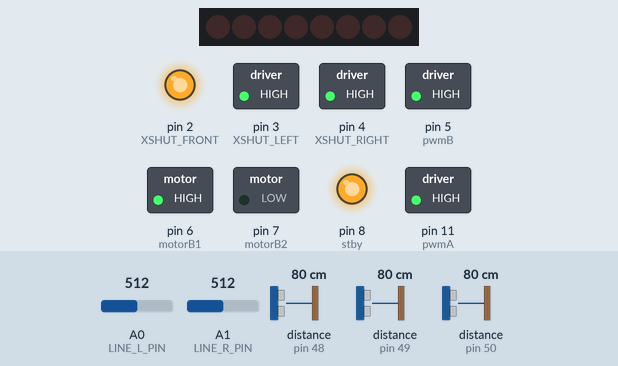
This sketch was run on a simulated Arduino Nano, built with avr-gcc and run on an emulated ATmega328P. Shown: 8 shift-register outputs drawn as a row of LEDs (first output left, lit = HIGH), switched loads named in the sketch (green lamp = pin HIGH), output pins drawn as LEDs (lit = HIGH). Wiring (inferred from the names in the program): shift register (74HC595): data pin 9; shift clock pin 10. Wiring (inferred from the signals the program sends): row of LEDs: on Q0, Q1, Q2, Q3, Q4, Q5, Q6, Q7. Dashed ring = blinking. The inputs (shaded band) are chosen by the test bench; at power-on: distance to the obstacle (sensors on pin 48, pin 49, pin 50) 80 cm, A0 (LINE_L_PIN) = 512, A1 (LINE_R_PIN) = 512. Pins used as bus, display or sensor lines are not drawn; what the sketch prints to the serial monitor is not drawn.

Above: at 1.48 s.
1.9 s: distance to the obstacle (sensor on pin 48) set to 69 cm
3.7 s: distance to the obstacle (sensor on pin 48) set to 59 cm
At 4.6 s:
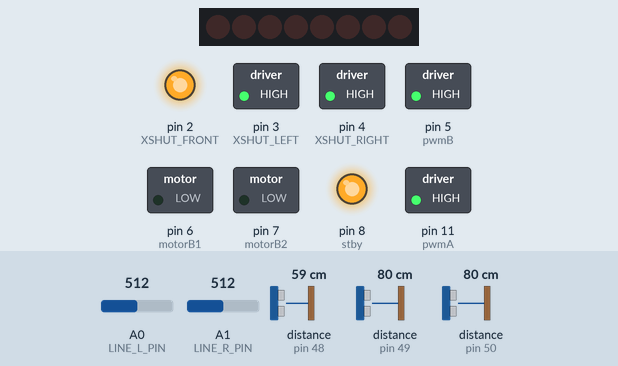
6.7 s: distance to the obstacle (sensor on pin 49) set to 75 cm
9.7 s: distance to the obstacle (sensor on pin 49) set to 9 cm
At 11.36 s:
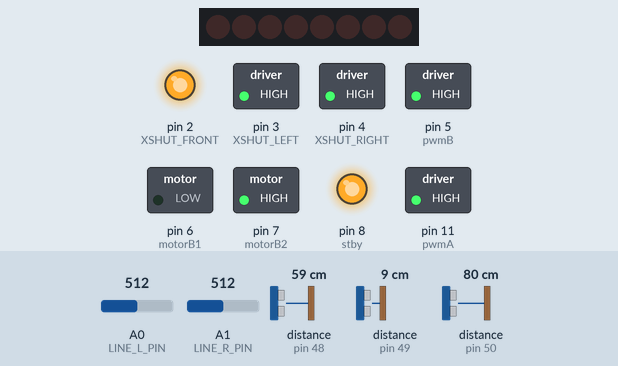
12.7 s: A0 (LINE_L_PIN) set to 487
At 13.01 s:
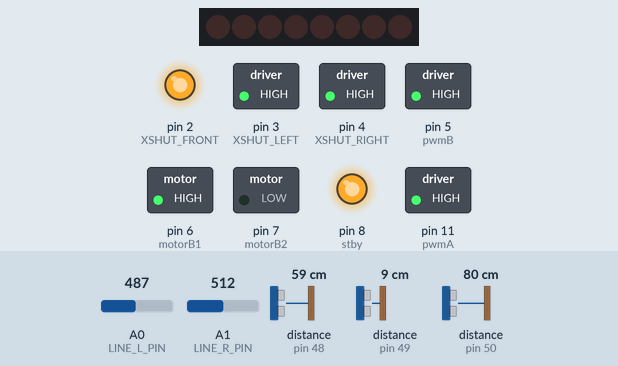
14.5 s: distance to the obstacle (sensor on pin 50) set to 9 cm
At 14.66 s:
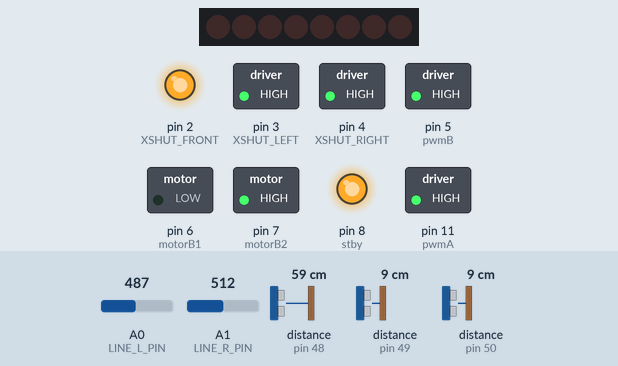
Timing chart, 0 to 18.5 s (numbered marks = the images above; inputs shaded):
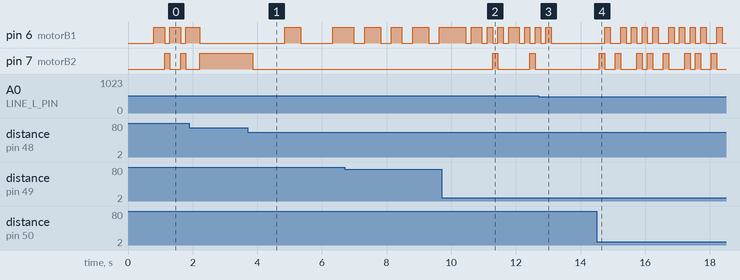

Measured:
- the behaviour switches between 64 and 63 cm on distance to the obstacle (sensor on pin 48) (found by bisection; images 0 and 1)
- the behaviour switches between 500 and 499 on A0 (LINE_L_PIN) (found by bisection; images 2 and 3)
- after the input at 3.7 s, pin 6 (motorB1): LOW → HIGH after 1.1 s, → LOW 0.49 s later, → HIGH 0.99 s later; pin 7 (motorB2): HIGH → LOW after 0.15 s
- after the input at 9.7 s, pin 7 (motorB2): alternates HIGH for 0.17 s and LOW for 0.99 s, starting after 1.6 s
- after the input at 12.7 s, pin 7 (motorB2): stays LOW (without the input it goes to HIGH after 0.89 s)
- after the input at 14.5 s, pin 6 (motorB1): LOW → HIGH after 0.25 s, then repeats every 1.5 s: LOW 0.33 s, 3 × (HIGH 0.17 s, LOW 0.17 s), HIGH 0.17 s; pin 7 (motorB2): LOW → HIGH after 0.08 s, then repeats every 1.5 s: LOW 0.33 s, HIGH 0.17 s, LOW 0.50 s, HIGH 0.17 s, LOW 0.17 s, HIGH 0.17 s

The sketch:

v3_deploy.ino
```cpp
// v3_deploy.ino — Mini Sumo Arduino Nano, runs dqn_3d_bc_actor_best.pt
// (the v3 model trained on the realistic 3D PyBullet sim with all
// physics fixes: anisotropic wheel friction, free-spin idle, -50
// self-out penalty, anti-flicker reward, BC pretrain on CombatPolicy).
//
// Pipeline (~24 Hz target):
//   read 3x VL53L0X -> build 12D obs -> predict_action -> drive motors
//
// Hardware (matches user's wiring):
//   VL53L0X x3 on I2C, XSHUT pins to set addresses on boot:
//     front  XSHUT=D2  addr=0x30
//     left   XSHUT=D3  addr=0x31
//     right  XSHUT=D4  addr=0x32
//   TB6612 motor driver:
//     left motor  (A): IN1=D10, IN2=D9,  PWM=D11
//     right motor (B): IN1=D6,  IN2=D7,  PWM=D5
//     STBY = D8 (HIGH = enabled)
//   QTR-1A line sensors (analog, active-LOW over white border):
//     rear-left  = A0
//     rear-right = A1
//
// Action space is {-1, 0, +1} per wheel, so no PWM modulation needed —
// PWM pins held HIGH for full speed, direction pins switch sign.

#include <Wire.h>
#include <VL53L0X.h>

#include "neural_net_v6_3d.h"   // mini_sumo_ai::predict_action, ACTION_MAP
#include "arduino_obs_logic.h"  // mini_sumo_obs:: state machines

// =====================================================================
// Pins
// =====================================================================
#define XSHUT_FRONT 2
#define XSHUT_LEFT  3
#define XSHUT_RIGHT 4

const int motorA1 = 10;  // left  IN1
const int motorA2 = 9;   // left  IN2
const int motorB1 = 6;   // right IN1
const int motorB2 = 7;   // right IN2
#define pwmA 11
#define pwmB 5
#define stby 8

VL53L0X frontSensor, leftSensor, rightSensor;

// =====================================================================
// Sensor read with outlier rejection (keeps last good reading on glitch)
// =====================================================================
#define OUTLIER_MAX 8000  // VL53L0X returns 8190 for out-of-range

uint16_t frontLastValid = OUTLIER_MAX;
uint16_t leftLastValid  = OUTLIER_MAX;
uint16_t rightLastValid = OUTLIER_MAX;

static uint16_t filteredRead(VL53L0X& sensor, uint16_t& lastValid) {
    uint16_t raw = sensor.readRangeContinuousMillimeters();
    if (raw == 0) {
        return lastValid;            // I2C read failed, hold previous
    }
    if (raw > OUTLIER_MAX) {
        lastValid = OUTLIER_MAX;     // out-of-range = no target
        return OUTLIER_MAX;
    }
    lastValid = raw;
    return raw;
}

// Convert mm reading to obs distance in metres. OOR -> 0.8 m so the
// policy sees max range (matches sim's ENEMY_FAR_DIST convention).
static inline float mm_to_obs_m(uint16_t mm) {
    if (mm >= (uint16_t)(mini_sumo_obs::ENEMY_FAR_DIST * 1000.0f)) {
        return mini_sumo_obs::ENEMY_FAR_DIST;
    }
    return (float)mm * 0.001f;
}

static inline float norm_distance(float d_m) {
    if (d_m >= mini_sumo_obs::ENEMY_FAR_DIST) return 1.0f;
    if (d_m <= 0.0f) return 0.0f;
    return d_m / mini_sumo_obs::ENEMY_FAR_DIST;
}

// =====================================================================
// Line sensors — QTR-1A analog phototransistors at the rear.
// QTR-1A outputs LOW over white (reflective) and HIGH over black mat.
// Sumo border ring is white -> reading below LINE_THRESHOLD = on line.
// Tune LINE_THRESHOLD with the print in setup() if needed.
// =====================================================================
#define LINE_L_PIN  A0
#define LINE_R_PIN  A1
constexpr int LINE_THRESHOLD = 500;  // ADC count, ~mid of 0..1023

static inline bool read_line_l() { return analogRead(LINE_L_PIN) < LINE_THRESHOLD; }
static inline bool read_line_r() { return analogRead(LINE_R_PIN) < LINE_THRESHOLD; }

// =====================================================================
// Motor drive — action_map entries are in {-1, 0, +1}
// =====================================================================
static void drive_left(float cmd) {
    if (cmd > 0.5f)        { digitalWrite(motorA1, HIGH); digitalWrite(motorA2, LOW);  }
    else if (cmd < -0.5f)  { digitalWrite(motorA1, LOW);  digitalWrite(motorA2, HIGH); }
    else                   { digitalWrite(motorA1, LOW);  digitalWrite(motorA2, LOW);  }
}

static void drive_right(float cmd) {
    if (cmd > 0.5f)        { digitalWrite(motorB1, HIGH); digitalWrite(motorB2, LOW);  }
    else if (cmd < -0.5f)  { digitalWrite(motorB1, LOW);  digitalWrite(motorB2, HIGH); }
    else                   { digitalWrite(motorB1, LOW);  digitalWrite(motorB2, LOW);  }
}

// =====================================================================
// Watchdog: if nothing in forward arc for a while, do a search-spin
// =====================================================================
constexpr float    VALID_RANGE_M       = 0.80f * mini_sumo_obs::ENEMY_FAR_DIST;
constexpr uint16_t WATCHDOG_TIMEOUT_MS = 1500;
constexpr float    SEARCH_LEFT  = +1.0f;
constexpr float    SEARCH_RIGHT = -1.0f;

uint32_t last_valid_sensor_ms = 0;

static inline bool any_forward_valid(float f, float l, float r) {
    return (f < VALID_RANGE_M) || (l < VALID_RANGE_M) || (r < VALID_RANGE_M);
}

// =====================================================================
// Persistent obs state
// =====================================================================
mini_sumo_obs::LastSeenState        last_seen_state;
mini_sumo_obs::PrevActionState      prev_action;
mini_sumo_obs::EngagementTimerState engagement_timer;
mini_sumo_obs::YawRateProxyState    yaw_rate_proxy;
mini_sumo_obs::IrDeltaState         ir_delta_state;

// =====================================================================
// Setup
// =====================================================================
void setup() {
    Serial.begin(115200);

    pinMode(motorA1, OUTPUT); pinMode(motorA2, OUTPUT);
    pinMode(motorB1, OUTPUT); pinMode(motorB2, OUTPUT);
    pinMode(pwmA,    OUTPUT); pinMode(pwmB,    OUTPUT);
    pinMode(stby,    OUTPUT);

    digitalWrite(pwmA, HIGH);   // full speed (action space is {-1,0,+1})
    digitalWrite(pwmB, HIGH);
    digitalWrite(stby, HIGH);
    drive_left(0.0f);
    drive_right(0.0f);

    Wire.begin();

    pinMode(XSHUT_FRONT, OUTPUT);
    pinMode(XSHUT_LEFT,  OUTPUT);
    pinMode(XSHUT_RIGHT, OUTPUT);
    digitalWrite(XSHUT_FRONT, LOW);
    digitalWrite(XSHUT_LEFT,  LOW);
    digitalWrite(XSHUT_RIGHT, LOW);
    delay(10);

    digitalWrite(XSHUT_FRONT, HIGH); delay(10);
    frontSensor.init(); frontSensor.setAddress(0x30);
    frontSensor.setSignalRateLimit(0.5);
    frontSensor.setMeasurementTimingBudget(33000);

    digitalWrite(XSHUT_LEFT, HIGH); delay(10);
    leftSensor.init();  leftSensor.setAddress(0x31);
    leftSensor.setSignalRateLimit(0.5);
    leftSensor.setMeasurementTimingBudget(33000);

    digitalWrite(XSHUT_RIGHT, HIGH); delay(10);
    rightSensor.init(); rightSensor.setAddress(0x32);
    rightSensor.setSignalRateLimit(0.5);
    rightSensor.setMeasurementTimingBudget(33000);

    frontSensor.startContinuous();
    leftSensor.startContinuous();
    rightSensor.startContinuous();

    // Verify model integrity — refuse to drive if weights corrupted
    const uint8_t mismatches = mini_sumo_ai::verify_self_test();
    Serial.print(F("model self-test mismatches: "));
    Serial.println(mismatches);
    if (mismatches > 0) {
        Serial.println(F("FATAL: re-flash neural_net_v6_3d.h"));
        while (1) { delay(1000); }
    }

    mini_sumo_obs::reset(last_seen_state);
    mini_sumo_obs::reset(prev_action);
    mini_sumo_obs::reset(engagement_timer);
    mini_sumo_obs::reset(yaw_rate_proxy);
    mini_sumo_obs::reset(ir_delta_state);
    last_valid_sensor_ms = millis();

    Serial.println(F("ready (v3, 3D-trained)"));
}

// =====================================================================
// Main loop
// =====================================================================
void loop() {
    const uint16_t mmF = filteredRead(frontSensor, frontLastValid);
    const uint16_t mmL = filteredRead(leftSensor,  leftLastValid);
    const uint16_t mmR = filteredRead(rightSensor, rightLastValid);

    const float front_m = mm_to_obs_m(mmF);
    const float left_m  = mm_to_obs_m(mmL);
    const float right_m = mm_to_obs_m(mmR);

    const uint32_t now = millis();
    if (any_forward_valid(front_m, left_m, right_m)) {
        last_valid_sensor_ms = now;
    }

    mini_sumo_obs::update_last_seen(last_seen_state, front_m, left_m, right_m);

    float out_l = 0.0f, out_r = 0.0f;
    const bool watchdog_fired = (now - last_valid_sensor_ms) > WATCHDOG_TIMEOUT_MS;

    if (watchdog_fired) {
        out_l = SEARCH_LEFT;
        out_r = SEARCH_RIGHT;
    } else {
        const float fn = norm_distance(front_m);
        const float ln = norm_distance(left_m);
        const float rn = norm_distance(right_m);

        mini_sumo_obs::update(engagement_timer, fn);
        float front_delta = 0.0f, lateral_delta = 0.0f;
        mini_sumo_obs::update(ir_delta_state, fn, ln, rn, front_delta, lateral_delta);

        const float obs[mini_sumo_ai::INPUT_DIM] = {
            fn, ln, rn,
            last_seen_state.dir,
            read_line_l() ? 1.0f : 0.0f,
            read_line_r() ? 1.0f : 0.0f,
            prev_action.left, prev_action.right,
            mini_sumo_obs::normalized(engagement_timer),
            yaw_rate_proxy.value,
            front_delta, lateral_delta,
        };

        const uint8_t a_idx = mini_sumo_ai::predict_action(obs);
        mini_sumo_ai::action_to_motors(a_idx, out_l, out_r);

        mini_sumo_obs::update(prev_action,    out_l, out_r);
        mini_sumo_obs::update(yaw_rate_proxy, out_l, out_r);
    }

    drive_left(out_l);
    drive_right(out_r);

    // Loop pacing: aim ~25 Hz to match sumo_env.STEP_DT_SECONDS = 1/24.
    // VL53L0X budget = 33 ms per sensor reading dominates; the delay
    // here is small headroom only.
    delay(5);
}
```

arduino_obs_logic.h
```cpp
// arduino_obs_logic.h — byte-for-byte mirror of sumo_env.py's
// _update_last_seen / _sensor_strength.
//
// IMPORTANT: any change to the Python state machine must be matched
// here on the same commit, or sim-to-real will silently drift.
//
// Constants (LAST_SEEN_HYSTERESIS_RATIO, LAST_SEEN_DECAY_STEPS,
// ENEMY_FAR_DIST) MUST equal the Python values. Steps are integers;
// LAST_SEEN_DECAY_STEPS = round(LAST_SEEN_DECAY_SECONDS / STEP_DT_SECONDS)
// in Python, hard-coded here for AVR.

#pragma once

#include <math.h>
#include <stdint.h>

namespace mini_sumo_obs {

// Match sumo_env.py.
constexpr float    ENEMY_FAR_DIST                 = 0.80f;
constexpr float    LAST_SEEN_HYSTERESIS_RATIO     = 1.1f;
constexpr uint16_t LAST_SEEN_DECAY_STEPS          = 12;   // 0.5 s @ 24 Hz

// Persistent state (one instance per match — call reset() once at start).
struct LastSeenState {
    float    dir;             // -1.0 / 0.0 / +1.0  (left / front / right)
    uint16_t steps_since_hit; // saturates at LAST_SEEN_DECAY_STEPS
};

inline void reset(LastSeenState &s) {
    s.dir = 0.0f;
    s.steps_since_hit = 0;
}

// Convert raw distance (m) to strength in [0, 1]. Closer = stronger.
// NaN, +inf, or any value >= ENEMY_FAR_DIST count as "no hit" → 0.
static inline float strength(float d) {
    if (isnan(d) || d >= ENEMY_FAR_DIST) return 0.0f;
    if (d <= 0.0f)                       return 1.0f;
    return 1.0f - (d / ENEMY_FAR_DIST);
}

// Update last-seen direction in place. distances in metres, order
// {front, left, right} — same as the Python observation.
inline void update_last_seen(LastSeenState &s,
                             float front_m,
                             float left_m,
                             float right_m) {
    const float s0 = strength(front_m);
    const float s1 = strength(left_m);
    const float s2 = strength(right_m);
    float max_s = s0;
    if (s1 > max_s) max_s = s1;
    if (s2 > max_s) max_s = s2;

    // All sensors at max range → start the decay timer.
    if (max_s <= 0.0f) {
        if (s.steps_since_hit < LAST_SEEN_DECAY_STEPS) {
            s.steps_since_hit++;
        }
        if (s.steps_since_hit >= LAST_SEEN_DECAY_STEPS) {
            s.dir = 0.0f;
        }
        return;
    }
    s.steps_since_hit = 0;

    // Map current latched direction to a sensor index. 0=front, 1=left, 2=right.
    uint8_t prev_idx;
    if      (s.dir < -0.5f) prev_idx = 1;
    else if (s.dir >  0.5f) prev_idx = 2;
    else                    prev_idx = 0;
    const float prev_s = (prev_idx == 0) ? s0
                       : (prev_idx == 1) ? s1
                       :                    s2;

    // Tie-break (ordered to match Python's `tied[0]` over [front, left, right]):
    //   1. if the previous winner is tied with the max, keep it (sticky)
    //   2. else first tied index in declared order
    uint8_t winner;
    if      (prev_idx == 0 && s0 == max_s) winner = 0;
    else if (prev_idx == 1 && s1 == max_s) winner = 1;
    else if (prev_idx == 2 && s2 == max_s) winner = 2;
    else if (s0 == max_s)                  winner = 0;
    else if (s1 == max_s)                  winner = 1;
    else                                   winner = 2;

    // Hysteresis: only switch if max_s > 1.1 × prev_s.
    if (winner != prev_idx) {
        if (max_s <= LAST_SEEN_HYSTERESIS_RATIO * prev_s) {
            return;
        }
    }
    s.dir = (winner == 0) ? 0.0f
          : (winner == 1) ? -1.0f
          :                  1.0f;
}

// ====================================================================
// Run 2: prev_action latch (obs[6:8]).
//
// Persist the last predict_motors output between loop iterations and
// feed it back as input. The Python env latches raw_left/raw_right
// (post-clip, pre-deadzone) so the firmware-side equivalent is the
// raw output of the previous inference call — no deadzone or latency
// modelling required on hardware.
// ====================================================================

struct PrevActionState {
    float left;
    float right;
};

inline void reset(PrevActionState &s) {
    s.left = 0.0f;
    s.right = 0.0f;
}

inline void update(PrevActionState &s, float new_left, float new_right) {
    s.left = new_left;
    s.right = new_right;
}

// ====================================================================
// Run 2: engagement_timer (obs[8]).
//
// Counts consecutive ticks the front laser sees the enemy below
// ENGAGEMENT_FRONT_THRESHOLD on the normalised distance scale. The
// normalised value (count / ENGAGEMENT_MAX_STEPS, clamped to [0, 1])
// goes to the policy. Constants MUST equal the Python values in
// sumo_env.py or sim2real diverges.
// ====================================================================

constexpr float    ENGAGEMENT_FRONT_THRESHOLD = 0.15f;
constexpr uint16_t ENGAGEMENT_MAX_STEPS       = 30;

struct EngagementTimerState {
    uint16_t count;
};

inline void reset(EngagementTimerState &s) {
    s.count = 0;
}

inline void update(EngagementTimerState &s, float front_norm) {
    if (front_norm < ENGAGEMENT_FRONT_THRESHOLD) {
        // Saturate at MAX_STEPS to avoid uint16 overflow on a stuck
        // engagement (e.g. the firmware sits in a corner with the
        // enemy locked indefinitely). The Python counter is unbounded
        // but normalises identically, so the float seen by the policy
        // matches sim exactly.
        if (s.count < ENGAGEMENT_MAX_STEPS) s.count++;
    } else {
        s.count = 0;
    }
}

inline float normalized(const EngagementTimerState &s) {
    const float v = (float)s.count / (float)ENGAGEMENT_MAX_STEPS;
    return v > 1.0f ? 1.0f : v;
}

// ====================================================================
// Run 6: yaw-rate proxy (obs[9]). Mirrors sumo_env.py's accumulator
// EXACTLY: value += (left - right) * 0.1, then *= 0.9, then clamp to
// [-1, +1]. Two floats and a multiply per tick — no IMU required.
// Saturates at ±1.0 during sustained tank-spin (steady-state of
// (v + 1.2*0.1) * 0.9 has fixed point at 1.08, which the clamp pins).
// ====================================================================
struct YawRateProxyState {
    float value;
};

inline void reset(YawRateProxyState &s) { s.value = 0.0f; }

inline void update(YawRateProxyState &s, float left_cmd, float right_cmd) {
    s.value = (s.value + (left_cmd - right_cmd) * 0.1f) * 0.9f;
    if (s.value > 1.0f)  s.value = 1.0f;
    if (s.value < -1.0f) s.value = -1.0f;
}

// ====================================================================
// Run 9: IR delta features (obs[10], obs[11]).
//
// Two floats of persistent state: the previous frame's normalised
// IR readings. The new obs features are temporal derivatives, scaled
// and clipped to [-1, +1] identically to sumo_env.py's _build_obs.
//
//   front_ir_delta   = clip((front_norm - prev_front)   * 2, ±1)
//   lateral_ir_delta = clip((min_lat   - prev_min_lat)  * 2, ±1)
//
// At reset, prev values = 1.0 (the "no hit" encoding), so the first
// frame produces a zero delta. Each tick: compute delta, then cache
// the new value for next call. ~4 multiplies and 2 compares total —
// no measurable cost at 25 Hz.
// ====================================================================

struct IrDeltaState {
    float prev_front_norm;
    float prev_min_lateral;
};

inline void reset(IrDeltaState &s) {
    s.prev_front_norm = 1.0f;
    s.prev_min_lateral = 1.0f;
}

// Returns (front_delta, lateral_delta) via out-params; updates state.
inline void update(
    IrDeltaState &s,
    float front_norm, float left_norm, float right_norm,
    float &out_front_delta, float &out_lateral_delta
) {
    const float min_lat = (left_norm < right_norm) ? left_norm : right_norm;
    float fd = (front_norm - s.prev_front_norm) * 2.0f;
    float ld = (min_lat   - s.prev_min_lateral) * 2.0f;
    if (fd >  1.0f) fd =  1.0f;
    if (fd < -1.0f) fd = -1.0f;
    if (ld >  1.0f) ld =  1.0f;
    if (ld < -1.0f) ld = -1.0f;
    out_front_delta   = fd;
    out_lateral_delta = ld;
    s.prev_front_norm  = front_norm;
    s.prev_min_lateral = min_lat;
}

}  // namespace mini_sumo_obs
```

Source omitted: neural_net_v6_3d.h (62825 bytes)
